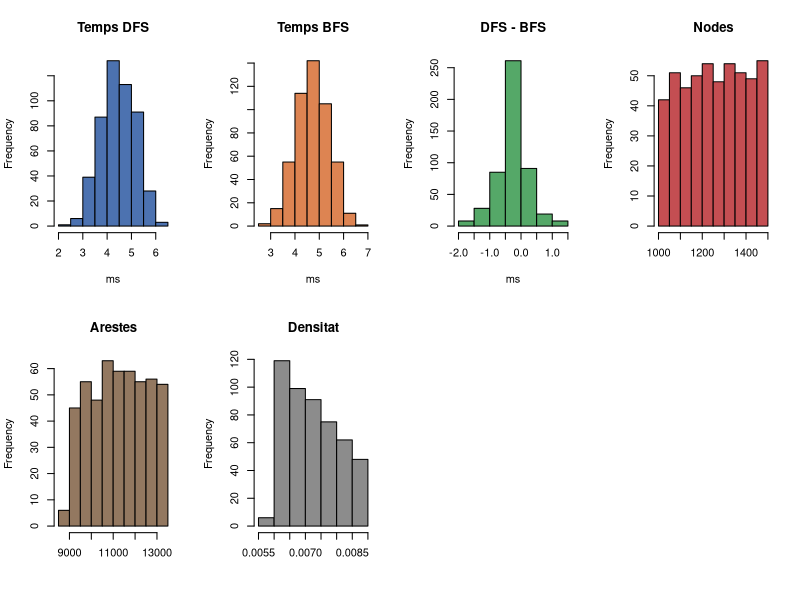

Write the R code that produced this figure.
# MIT License
#
# Copyright (c) 2026 ケイト
#
# Permission is hereby granted, free of charge, to any person obtaining a copy
# of this software and associated documentation files (the "Software"), to deal
# in the Software without restriction, including without limitation the rights
# to use, copy, modify, merge, publish, distribute, sublicense, and/or sell
# copies of the Software, and to permit persons to do so, subject to the
# following conditions:
#
# The above copyright notice and this permission notice shall be included in all
# copies or substantial portions of the Software.
#
# THE SOFTWARE IS PROVIDED "AS IS", WITHOUT WARRANTY OF ANY KIND, EXPRESS OR
# IMPLIED, INCLUDING BUT NOT LIMITED TO THE WARRANTIES OF MERCHANTABILITY,
# FITNESS FOR A PARTICULAR PURPOSE AND NONINFRINGEMENT. IN NO EVENT SHALL THE
# AUTHORS OR COPYRIGHT HOLDERS BE LIABLE FOR ANY CLAIM, DAMAGES OR OTHER
# LIABILITY, WHETHER IN AN ACTION OF CONTRACT, TORT OR OTHERWISE, ARISING FROM,
# OUT OF OR IN CONNECTION WITH THE SOFTWARE OR THE USE OR OTHER DEALINGS IN THE
# SOFTWARE.

###############################################################
# 0. Càrrega segura de llibreries necessàries
# (només s’instal·len si no estan disponibles)
###############################################################
if (!requireNamespace("ggplot2", quietly = TRUE)) {
  install.packages("ggplot2")
}
if (!requireNamespace("reshape2", quietly = TRUE)) {
  install.packages("reshape2")
}

library(ggplot2)
library(reshape2)

data <- read.csv("report.csv", check.names = FALSE, stringsAsFactors = FALSE)

cat("Files:", nrow(data), " Columnes:", ncol(data), "\n")
print(colnames(data))

# Funció auxiliar per detectar automàticament columnes
# segons un patró de text (sense modificar els noms originals)
find_col <- function(pattern) {
  cols <- colnames(data)
  m <- grep(pattern, cols, ignore.case = TRUE)
  if (length(m) == 0) stop(paste("Columna no trobada:", pattern))
  cols[m[1]]
}

graph_name        <- find_col("Graph Name")
density_col    <- find_col("Density")
nodes_col      <- find_col("Node Count")
edges_col      <- find_col("Edge Count")
bfs_col        <- find_col("BFS Time")
dfs_col        <- find_col("DFS Time")
start_node_col <- find_col("Start Node")

# Filtrar només observacions aparellades (files amb temps BFS i DFS disponibles)
paired <- data[!is.na(data[[dfs_col]]) & !is.na(data[[bfs_col]]), ]
print(paste("Observacions aparellades:", nrow(paired)))
print(paired)

# Diferència de temps entre DFS i BFS
# Valor negatiu -> DFS més ràpid
# Valor positiu -> BFS més ràpid
paired$Diff <- paired[[dfs_col]] - paired[[bfs_col]]

# Histogrames de totes les variables
# Exploració inicial de les distribucions per validar normalitat
png("histograms.png", width = 1200, height = 800)

par(mfrow = c(2, 4))

hist(paired[[dfs_col]],  col="#4C72B0", main="Temps DFS",  xlab="ms")
hist(paired[[bfs_col]],  col="#DD8452", main="Temps BFS",  xlab="ms")
hist(paired$Diff,        col="#55A868", main="DFS - BFS",  xlab="ms")

hist(paired[[nodes_col]],   col="#C44E52", main="Nodes",   xlab="")
hist(paired[[edges_col]],   col="#937860", main="Arestes", xlab="")
hist(paired[[density_col]], col="#8C8C8C", main="Densitat", xlab="")

dev.off()
